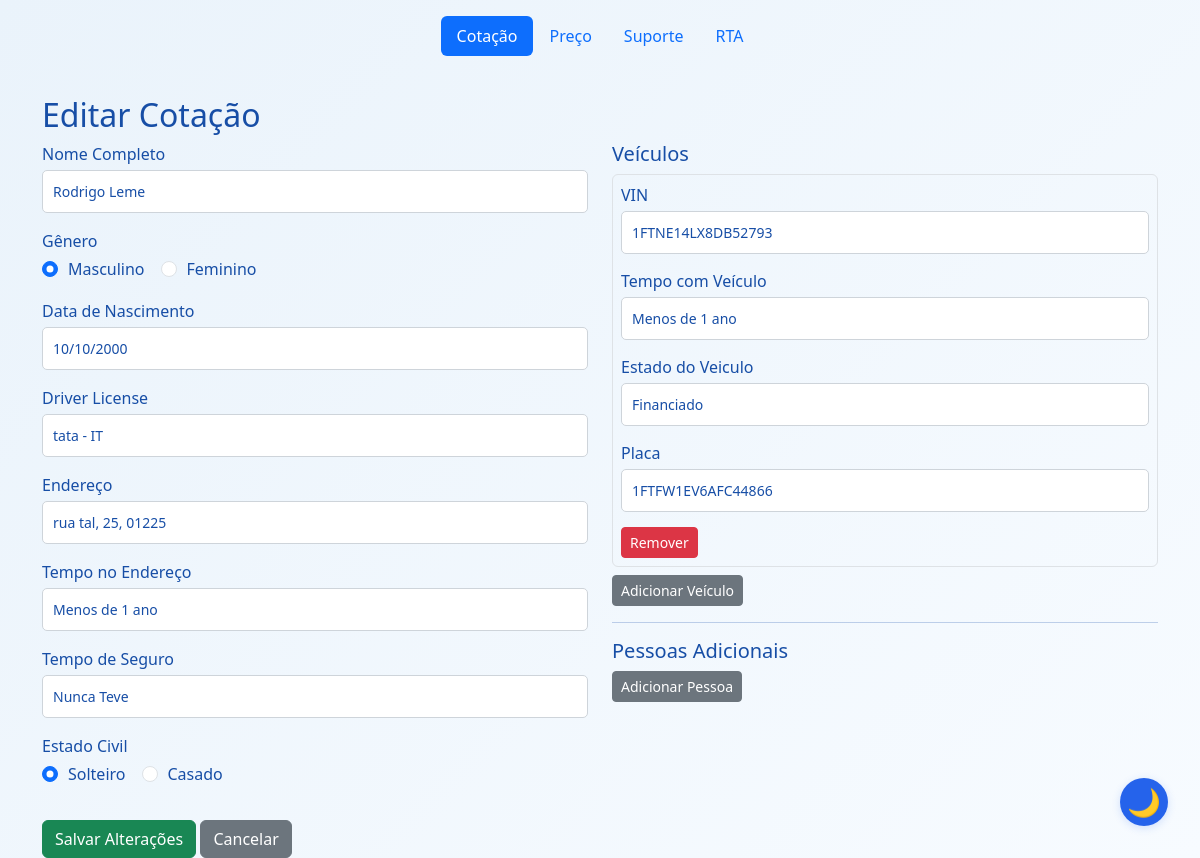
The app's page /editarCotacao/3 with its own data.
### app/models/cotacao_db.py (models this page shows)
class Cotacao(db.Model):
    __tablename__ = 'cotacao'
    id = db.Column(db.Integer, primary_key=True)
    genero = db.Column(db.String(50), nullable=False)
    nome = db.Column(db.String(100), nullable=False)
    documento = db.Column(db.String(50), nullable=False)
    endereco = db.Column(db.String(200), nullable=False)
    tempo_de_seguro = db.Column(db.String(50), nullable=False)
    data_nascimento = db.Column(db.String(50), nullable=False)
    tempo_no_endereco = db.Column(db.String(50), nullable=False)
    trello_card_id = db.Column(db.String(100))
    estado_civil = db.Column(db.String(20), nullable=False, default='Solteiro')
    nome_conjuge = db.Column(db.String(100))
    data_nascimento_conjuge = db.Column(db.String(50))
    documento_conjuge = db.Column(db.String(50))
    vehicles_json = db.Column(db.Text, nullable=False)
    pessoas_json = db.Column(db.Text, nullable=False, default='[]')

### app/routes/editar_routes.py (the view, shortened to what this page needs)
@editar_bp.route('/editarCotacao/<int:cotacao_id>', methods=['GET', 'POST'])
def editarCotacao(cotacao_id):
    cotacao = Cotacao.query.get_or_404(cotacao_id)
    veiculos = []
    if cotacao.vehicles_json:
        try:
            data = json.loads(cotacao.vehicles_json)
            if isinstance(data, list):
                veiculos = data
            elif isinstance(data, dict):
                veiculos = data.get('veiculos', [])
        except Exception:
            veiculos = []
    pessoas = []
    if hasattr(cotacao, 'pessoas_json') and cotacao.pessoas_json:
        try:
            pessoas = json.loads(cotacao.pessoas_json)
        except Exception:
            pessoas = []
    if request.method == 'POST':
        form = CotacaoForm(request.form)
    else:
        form = CotacaoForm(obj=cotacao, veiculos=veiculos, pessoas=pessoas)
    return render_template('editar.html', form=form, cotacao=cotacao)

### app/forms/veiculo_form.py
class VeiculoForm(FlaskForm):
    class Meta:
        csrf = False
    vin = StringField('VIN', validators=[DataRequired()])
    tempo_com_veiculo = SelectField('Tempo com Veículo', choices=[('Menos de 1 ano', 'Menos de 1 ano'), ('1-3 Anos', 'Entre 1 e 3 anos'), ('Mais de 5 Anos', '5 Anos ou mais')], validators=[DataRequired()])
    financiado = SelectField('Estado do Veiculo', choices=[('Financiado', 'Financiado'), ('Quitado', 'Quitado')], validators=[DataRequired()])
    placa = StringField('Placa')

### app/templates/editar.html (shortened to what this page needs)
{% extends "base.html" %}
{% block content %}
<div class="container mt-4">
    <h2>Editar Cotação</h2>
    <form method="POST">
        <div class="row">
            <div class="col-md-6">
                <div class="mb-3">
                    {{ form.nome.label(class="form-label") }}
                    {{ form.nome(class="form-control") }}
                </div>
                <div class="mb-3">
                    {{ form.genero.label(class="form-label") }}
                    <div class="d-flex">
                        {% for subfield in form.genero %}
                        <div class="form-check form-check-inline">
                            {{ subfield(class="form-check-input") }}
                            <label class="form-check-label" for="{{ subfield.id }}">{{ subfield.label.text }}</label>
                        </div>
                        {% endfor %}
                    </div>
                </div>
                <div class="mb-3">
                    {{ form.data_nascimento.label(class="form-label") }}
                    {{ form.data_nascimento(class="form-control") }}
                </div>
                <div class="mb-3">
                    {{ form.documento.label(class="form-label") }}
                    {{ form.documento(class="form-control") }}
                </div>
                <div class="mb-3">
                    {{ form.endereco.label(class="form-label") }}
                    {{ form.endereco(class="form-control") }}
                </div>
                <div class="mb-3">
                    {{ form.tempo_no_endereco.label(class="form-label") }}
                    {{ form.tempo_no_endereco(class="form-control") }}
                </div>
                <div class="mb-3">
                    {{ form.tempo_de_seguro.label(class="form-label") }}
                    {{ form.tempo_de_seguro(class="form-control") }}
                </div>
                <div class="mb-3">
                    {{ form.estado_civil.label(class="form-label") }}
                    <div class="d-flex">
                        {% for subfield in form.estado_civil %}
                        <div class="form-check form-check-inline">
                            {{ subfield(class="form-check-input") }}
                            <label class="form-check-label" for="{{ subfield.id }}">{{ subfield.label.text }}</label>
                        </div>
                        {% endfor %}
                    </div>
                </div>
            </div>
            <div class="col-md-6">
                <h5>Veículos</h5>
                <div id="veiculos-list">
                    {% for veiculo_form in form.veiculos %}
                    <div class="veiculo-item border rounded p-2 mb-2">
                        <div class="mb-2">
                            {{ veiculo_form.vin.label(class="form-label") }}
                            {{ veiculo_form.vin(class="form-control") }}
                        </div>
                        <div class="mb-2">
                            {{ veiculo_form.tempo_com_veiculo.label(class="form-label") }}
                            {{ veiculo_form.tempo_com_veiculo(class="form-control") }}
                        </div>
                        <div class="mb-2">
                            {{ veiculo_form.financiado.label(class="form-label") }}
                            {{ veiculo_form.financiado(class="form-control") }}
                        </div>
                        <div class="mb-2">
                            {{ veiculo_form.placa.label(class="form-label") }}
                            {{ veiculo_form.placa(class="form-control") }}
                        </div>
                         <button type="button" class="btn btn-danger btn-sm remove-veiculo">Remover</button>
                    </div>
                    {% endfor %}
                </div>
                <button type="button" class="btn btn-secondary btn-sm" id="add-veiculo">Adicionar Veículo</button>
                <hr>
                <h5>Pessoas Adicionais</h5>
                <button type="button" class="btn btn-secondary btn-sm" id="add-pessoa">Adicionar Pessoa</button>
            </div>
        </div>
        <button type="submit" class="btn btn-success mt-3">Salvar Alterações</button>
        <a href="{{ url_for('cotacao.cotacao') }}" class="btn btn-secondary mt-3">Cancelar</a>
    </form>
</div>
{% endblock %}

### app/static/style.css (style rules this page uses)
body, html { height: 100%; margin: 0; padding: 0; font-family: 'Segoe UI', 'Roboto', Arial, sans-serif; transition: background 0.5s, color 0.5s; }
body.light-mode { background: linear-gradient(135deg, #eaf3fb 0%, #f7fbff 100%); color: #174ea6; }
.form-label { font-size: 1rem; margin-bottom: 0.25rem; }
.form-control { width: 100%; padding: 10px; font-size: 14px; border: 1px solid #ced4da; border-radius: 5px; margin-bottom: 15px; background: #fff; color: #174ea6; transition: background 0.5s, color 0.5s, border-color 0.5s; }
.d-flex .form-check-input { margin-right: 10px; }

### records on screen
Cotacao: nome "Rodrigo Leme", data_nascimento "10/10/2000", documento "tata - IT", endereco "rua tal, 25, 01225", tempo_no_endereco "Menos de 1 ano", tempo_de_seguro "Nunca Teve"

### other values on screen
{{ subfield.label.text }} "Masculino" "Feminino"
{{ subfield.label.text }} "Solteiro" "Casado"
{{ veiculo_form.vin.label(class="form-label") }} "VIN"
{{ veiculo_form.tempo_com_veiculo.label(class="form-label") }} "Tempo com Veículo"
{{ veiculo_form.financiado.label(class="form-label") }} "Estado do Veiculo"
{{ veiculo_form.placa.label(class="form-label") }} "Placa"
